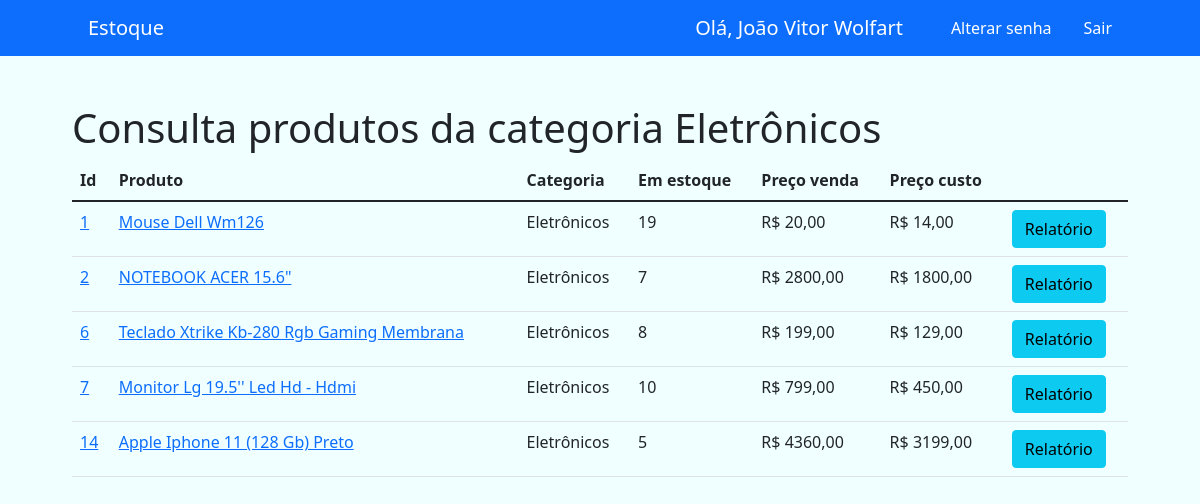
The app's page /produto_por_categoria/3 (signed in) with its own data.
### produtos/models.py (models this page shows, shortened)
class Categoria(models.Model):
    categoria = models.CharField(max_length=100)
    def __str__(self):
        return self.categoria

class Produto(models.Model):
    produto = models.CharField(max_length=200)
    categoria = models.ForeignKey(Categoria, on_delete=models.DO_NOTHING)
    medida = models.ForeignKey(Medidas, on_delete=models.DO_NOTHING, blank=True, null=True)
    data_ultima_compra = models.DateField(blank=True, null=True)
    preco_ultima_compra = models.DecimalField(max_digits=7, decimal_places=2, blank=True, null=True)
    preco_venda = models.DecimalField(max_digits=7, decimal_places=2, blank=True, null=True)
    data_ultima_venda = models.DateField(blank=True, null=True)
    estoque = models.IntegerField(default=0)
    informacoes = models.TextField(blank=True, null=True)
    foto = models.ImageField(blank=True, upload_to='fotos')
    usuario = models.ForeignKey(User, on_delete=models.CASCADE, blank=True, null=True)
    ativo = models.BooleanField(default=True)

### produtos/views.py (the view)
# urls.py: path('produto_por_categoria/<int:id>', views.produto_por_categoria, name='produto_por_categoria'),
@login_required(login_url='login')
def produto_por_categoria(request, id):
    categoria = Categoria.objects.get(id=id)
    produtos = Produto.objects.all().filter(
        ativo=True, categoria=categoria
    )
    return render(request, 'paginas/produto_categoria.html', {'produtos':produtos, 'categoria':categoria})

### produtos/templates/paginas/produto_categoria.html (shortened to what this page needs)
{% extends 'base.html'%}
{% load static%}
{%block 'conteudo'%}
    <h1>Consulta produtos da categoria {{categoria.categoria}}</h1>
    <table class="table">
        <thead>
          <tr>
            <th scope="col">Id</th>
            <th scope="col">Produto</th>
            <th scope="col">Categoria</th>
            <th scope="col">Em estoque</th>
            <th scope="col">Preço venda</th>
            <th scope="col">Preço custo</th>
          </tr>
        </thead>
        <tbody>
          {% for p in produtos%}
          <tr>
              <td><a href="{% url 'detalhes' p.id %}">{{p.id}}</a></td>
              <td><a href="{% url 'detalhes' p.id %}">{{p.produto}}</a></td>
              <td>{{p.categoria}}</td>
              <td>{{p.estoque}}</td>
              <td>R$ {{p.preco_venda}}</td>
              {%if p.preco_ultima_compra%}
              <td>R$ {{p.preco_ultima_compra}}</td>
              {% else %}
              <td>Nenhuma compra realizada</td>
              {% endif %}
              <td><a href="{% url 'relatorio' p.id %}" class="btn btn-info">Relatório</a></td>
          </tr>
          {%endfor%}
        </tbody>
      </table>
{%endblock%}

### templates/base.html (shortened to what this page needs)
{% load static%}
<!doctype html>
<html lang="pt-br">
  <head>
    <link href="https://cdn.jsdelivr.net/npm/bootstrap@5.1.3/dist/css/bootstrap.min.css" rel="stylesheet">
    <link rel="stylesheet" href="{% static 'css/blog.css' %}">
  </head>
  <body>
    <nav class="navbar navbar-light bg-primary">
        <div class="container">
          <a href="{% url 'home'%}" class="navbar-brand nav-link text-white text-center">Estoque</span>
          <div class="d-flex">
          <span>Olá, {{user.first_name}} {{user.last_name}}</span>
          <a class="nav-link text-white" href="{% url 'alterar_senha' %}">Alterar senha</a>
          <a class="nav-link text-white" href="{% url 'logout' %}">Sair</a>
          </div>
        </div>
      </nav>
      <div class="container mt-5 mb-3">
      {% block 'conteudo' %}
      {% endblock %}
    </div>
  </body>
</html>

### templates/static/css/blog.css (style rules this page uses)
* { margin: 0; padding: 0; }
body { background-color: azure; }
.container { width: 90%; margin: 0 auto; }
a { cursor: pointer; }

### records on screen
Categoria: categoria "Eletrônicos"
Produto: id "1", produto "Mouse Dell Wm126", categoria "Eletrônicos", estoque "19", preco_venda "20,00", preco_ultima_compra "14,00"
Produto: id "2", produto "NOTEBOOK ACER 15.6\"", categoria "Eletrônicos", estoque "7", preco_venda "2800,00", preco_ultima_compra "1800,00"
Produto: id "6", produto "Teclado Xtrike Kb-280 Rgb Gaming Membrana", categoria "Eletrônicos", estoque "8", preco_venda "199,00", preco_ultima_compra "129,00"
Produto: id "7", produto "Monitor Lg 19.5'' Led Hd - Hdmi", categoria "Eletrônicos", estoque "10", preco_venda "799,00", preco_ultima_compra "450,00"
Produto: id "14", produto "Apple Iphone 11 (128 Gb) Preto", categoria "Eletrônicos", estoque "5", preco_venda "4360,00", preco_ultima_compra "3199,00"

### other values on screen
{{ user.first_name }} "João Vitor"
{{ user.last_name }} "Wolfart"
